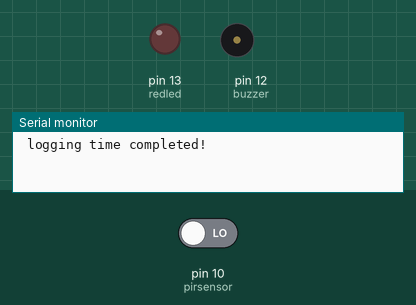
Bench run of a sketch on a simulated Arduino Uno, built with avr-gcc and run on an emulated ATmega328P. Parts: output pins drawn as LEDs (lit = HIGH), buzzer (waves = sounding, pin HIGH), the last lines printed to the serial monitor. The inputs (shaded band) are chosen by the test bench; at power-on: pin 10 (pirsensor) LOW. The modem accepts every AT command (registered, SIM ready, sends succeed) and sends nothing else.

Above: at 1.3 s.
1.4 s: pin 10 (pirsensor) driven HIGH
At 3.2 s:
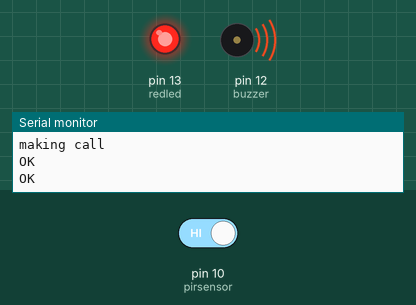
Timing chart, 0 to 4.7 s (numbered marks = the images above; inputs shaded):
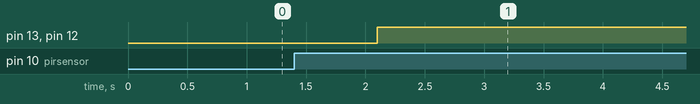

Measured:
- after the input at 1.4 s, pin 13 (redled), pin 12 (buzzer): LOW → HIGH after 0.70 s

The sketch:

GSM_security_alarm_system.ino
```cpp
//SL IDEAS
//https://www.youtube.com/channel/UCsa_AZGAnWCcgYGkkGd_r4w/?sub_confirmation=1

#include <SoftwareSerial.h>
SoftwareSerial mySerial(3, 2);


int pirsensor = 10;
int buzzer = 12;
int redled = 13;

void setup() {
  randomSeed(analogRead(0));
  Serial.begin(9600);
 mySerial.begin(9600); // original 19200. while enter 9600 for sim900A
  Serial.println(" logging time completed!");
  pinMode(pirsensor, INPUT);
  pinMode(buzzer, OUTPUT);
  pinMode(redled, OUTPUT);
digitalWrite(buzzer, LOW);
digitalWrite(redled, LOW);


  delay(100);

}

void loop() {


  if ( digitalRead(pirsensor) == HIGH)
  { digitalWrite(buzzer, HIGH);
    digitalWrite(redled, HIGH);
   Serial.println("making call");

    mySerial.println("AT"); //Once the handshake test is successful, i t will back to OK
  updateSerial();

  mySerial.println("ATD+ +94012345678;"); //  change ZZ with country code and xxxxxxxxxxx with phone number to dial
  updateSerial();
  delay(20000); // wait for 20 seconds...
  mySerial.println("ATH"); //hang up
  updateSerial();

   delay(2000);
  }
  if ( digitalRead(pirsensor) == LOW)
  {
    digitalWrite(buzzer, LOW);
    digitalWrite(redled, LOW);
   ;
    delay(1000);
  }

}


void updateSerial()
{
  delay(500);
  while (Serial.available())
  {
    mySerial.write(Serial.read());//Forward what Serial received to Software Serial Port
  }
  while(mySerial.available())
  {
    Serial.write(mySerial.read());//Forward what Software Serial received to Serial Port
  }
}
```
